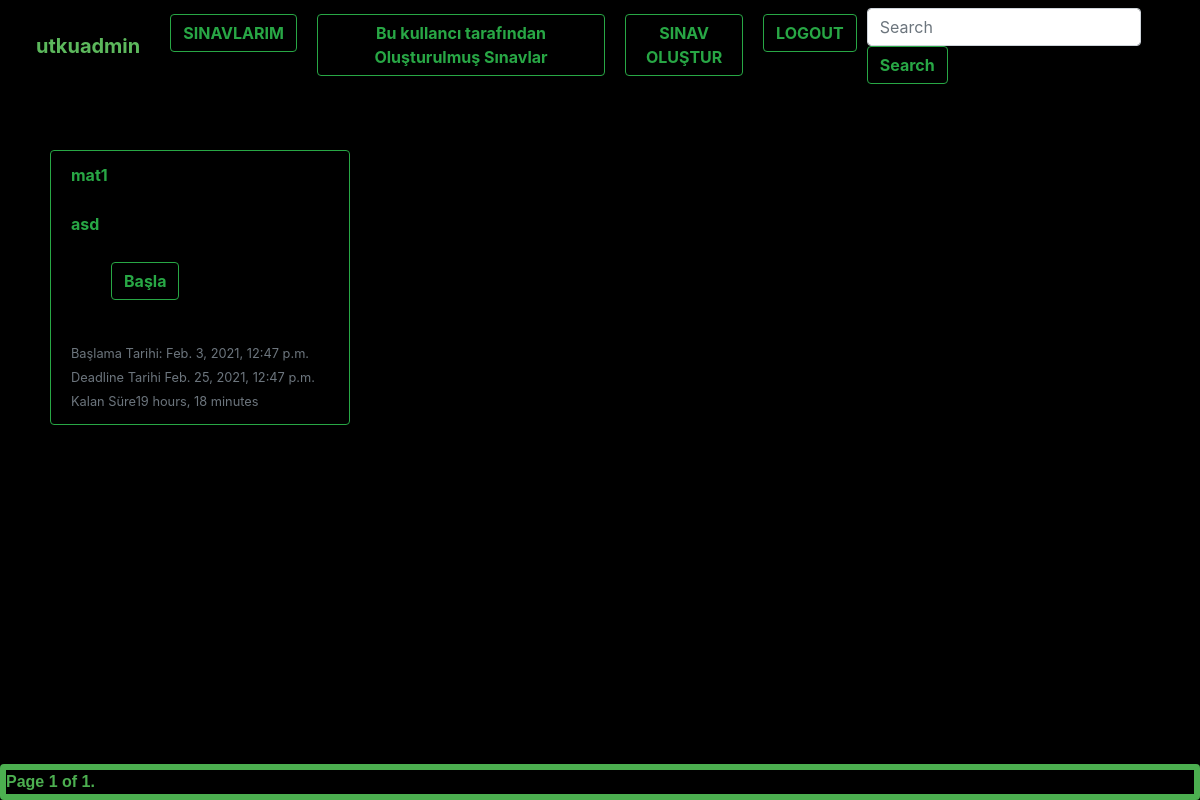
Screenshot of /exam/index (signed in) with the database file from the repository.
### exam/models.py (models this page shows, shortened)
class Exam(models.Model):
    professor = models.ForeignKey('auth.User', verbose_name="Yayınlayan", on_delete=models.CASCADE ,related_name="exams")
    exam_course = models.CharField(max_length=120, verbose_name="Ders")
    exam_title = models.CharField(max_length=120, verbose_name="Başlık")
    publishing_date = models.DateTimeField(verbose_name="Yayınlanma Tarihi", auto_now_add=True)
    start_date = models.DateTimeField(verbose_name="Başlangıç Tarihi")
    deadline_date = models.DateTimeField(verbose_name="Bitiş Tarihi")
    assigned_students = models.ManyToManyField(User)
    def get_start_url(self):
        return  reverse('exam:start',kwargs={'id':self.id})
    class Meta:
        ordering=["publishing_date","id"]

### exam/views.py (the view)
# urls.py: path('index', exam_index, name="index"),
def exam_index (request):
    if not request.user.is_authenticated:
        raise Http404()
    exam_list = Exam.objects.all().filter(assigned_students=request.user,start_date__lt=timezone.now(),deadline_date__gt=timezone.now())
    query = request.GET.get("q")
    if query:
        exam_list = exam_list.filter(Q(exam_title__icontains=query) |
                                       Q(exam_course__icontains=query)
                                       ).distinct()
    paginator = Paginator(exam_list, 9)
    page_number = request.GET.get('page')
    exams = paginator.get_page(page_number)
    return render(request,"Exam/index.html",{"exams":exams})

### templates/Exam/index.html (shortened to what this page needs)
{% extends 'base.html' %}
{% block body %}
    {% for exams in exams %}
        <div class="container col-lg-4 col-md-6 col-sm-12 float-left"style="padding-bottom: 20px">
            <div class="card-deck " style="margin: 20px;margin-top: 30px;margin-bottom: 20px">
              <div class="card border-success bg-transparent">
                  <div class="card-header text-success" style="font-weight: bold">{{ exams.exam_course}}<br></div>
                  <div class="card-header text-success" style="font-weight: bold">{{ exams.exam_title }}<br></div>
                <div class="card-footer">
                    <ul class="btn-group "  style="list-style-type: none;">
                      <li>
                     <a href="{{exams.get_start_url|urlencode}}"class="btn btn-outline-success" style="font-weight: bold">Başla</a>
                      </li>
                    </ul>
                     <br>
                     <br>
                  <small class="text-muted"> Başlama Tarihi: {{ exams.start_date}}</small>
                    <br>
                  <small class="text-muted"> Deadline Tarihi  {{ exams.deadline_date}}</small>
                    <br>
                    <small class="text-muted"> Kalan Süre{{ exams.deadline_date|timeuntil }}</small>
                </div>
              </div>
            </div>
        </div>
    {% endfor %}
<footer class="footer">
<div class="fixed-bottom"style="text-align: center" >
        <div class="pagination" style="background-color: black;; border: 6px solid #4caf50; font-weight: bold;font-family: sans-serif;align-content: center" >
    <span class="step-links" style="color: #4caf50;align-content: center">
        <span class="current">
            Page {{ exams.number }} of {{ exams.paginator.num_pages }}.
        </span>
    </span>
</div>
</div>
</footer>
{% endblock %}

### templates/header.html (shortened to what this page needs)
{% load static %}
<nav class="navbar fixed-top navbar-expand-lg navbar-dark " style="background-color: black">
  <div class="collapse navbar-collapse" id="navbarTogglerDemo03">
    <ul class="navbar-nav mr-auto mt-2 mt-lg-0">
        <li class="nav-item active">
        <h5 style="margin: 20px; font-weight: bold; color: #5cb85c" >{{ user.username }} {{ user.isStudent }} {{ user.role }}</h5>
      </li>
      <li class="nav-item active">
        <a href="{% url "exam:index" %}"class="btn btn-outline-success my-2 my-sm-0" style="margin: 10px; font-weight: bold">SINAVLARIM</a>
      </li>
      <li class="nav-item active">
        <a href="{% url "exam:index2" %}"class="btn btn-outline-success my-2 my-sm-0" style="margin: 10px; font-weight: bold">Bu kullancı tarafından Oluşturulmuş Sınavlar</a>
      </li>
      <li class="nav-item">
        <a href="{% url "exam:create" %}"class="btn btn-outline-success my-2 my-sm-0" style="margin: 10px; font-weight: bold">SINAV OLUŞTUR</a>
      </li>
      <li class="nav-item">
        <a href="{% url "accounts:logout" %}"class="btn btn-outline-success my-2 my-sm-0"  style="margin: 10px; font-weight: bold" >LOGOUT</a>
      </li>
    </ul>
    <form action={% url "exam:index" %} method="get" class="form-inline my-2 my-lg-0">
      <input class="form-control mr-sm-2" type="search" value="{{ request.GET.q }}" name="q" placeholder="Search" aria-label="Search">
      <button class="btn btn-outline-success my-2 my-sm-0" style="font-weight: bold" type="submit">Search</button>
    </form>
  </div>
</nav>

### exam/static/css/style.css (style rules this page uses)
body { padding-top: 120px; }

### templates/base.html (style rules this page uses)
body { background-color: black }

### rows the page displays
Exam: exam_course "mat1", exam_title "asd", start_date "Feb. 3, 2021, 12:47 p.m.", deadline_date "Feb. 25, 2021, 12:47 p.m.", deadline_date "19 hours, 18 minutes"

### other values shown
{{ user.username }} "utkuadmin"
{{ exams.number }} "1"
{{ exams.paginator.num_pages }} "1"
